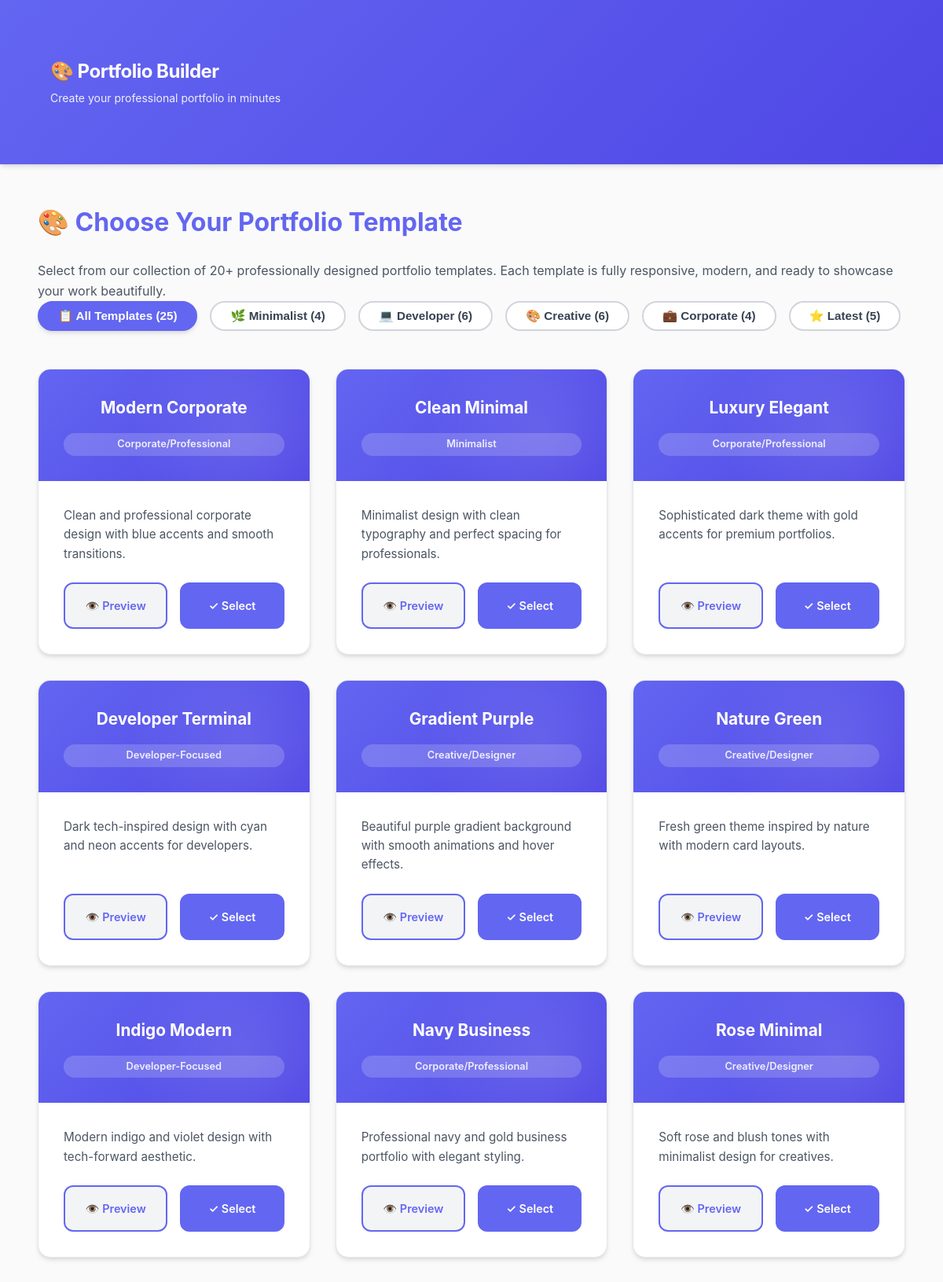
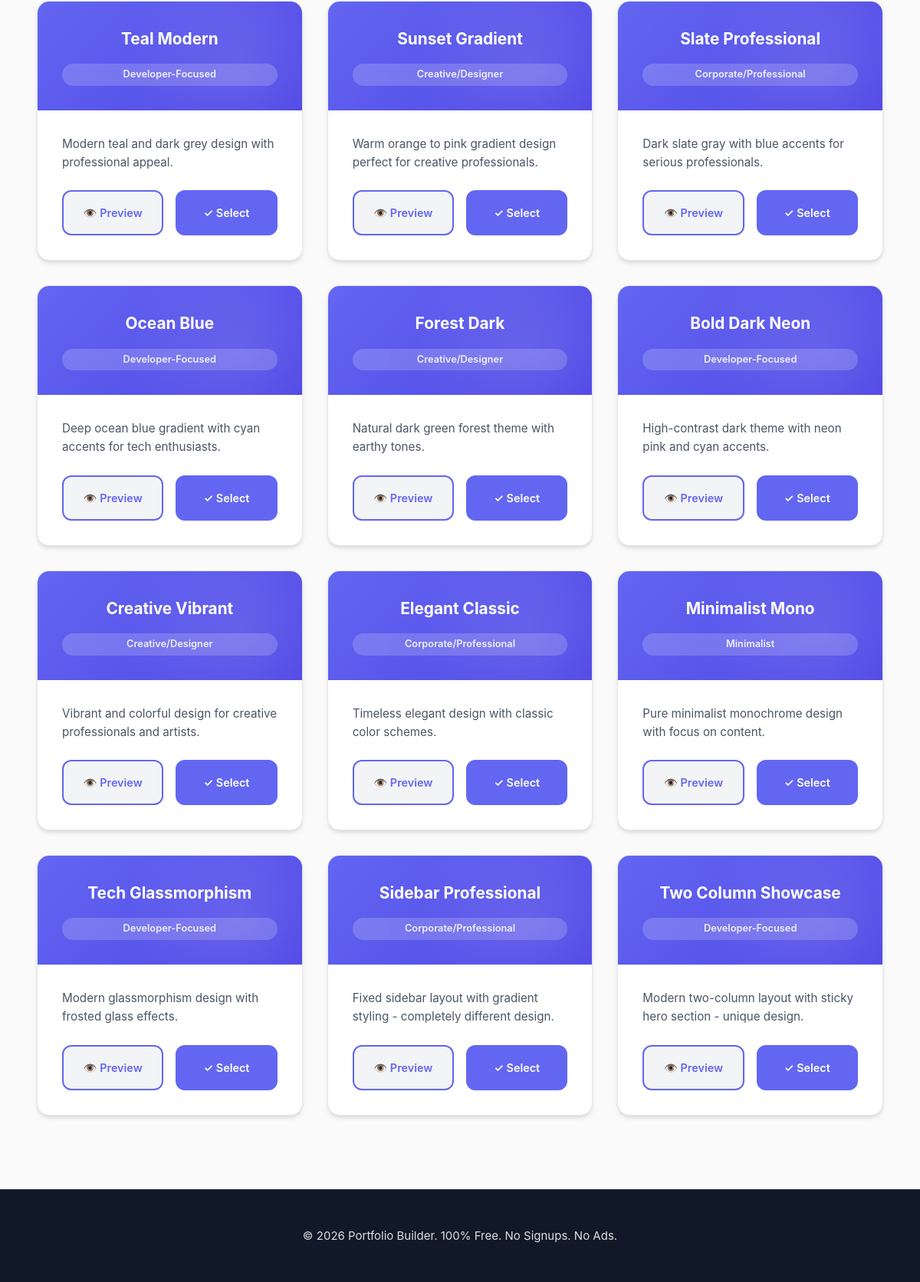
Page /gallery/ on the committed database (2 pictures, top to bottom).
### portfolio/models.py (models this page shows, shortened)
class PortfolioTemplate(models.Model):
    CATEGORY_CHOICES = [
        ('minimalist', 'Minimalist'),
        ('developer', 'Developer-Focused'),
        ('creative', 'Creative/Designer'),
        ('corporate', 'Corporate/Professional'),
        ('latest', 'Latest'),
    ]
    name = models.CharField(max_length=100, unique=True)
    slug = models.SlugField(unique=True)
    description = models.TextField()
    category = models.CharField(max_length=20, choices=CATEGORY_CHOICES)
    color_scheme = models.CharField(max_length=50, default='blue')
    template_file = models.CharField(max_length=200)  # Path to template HTML
    preview_image = models.CharField(max_length=200, null=True, blank=True)
    is_active = models.BooleanField(default=True)
    created_at = models.DateTimeField(auto_now_add=True)
    order = models.IntegerField(default=0)
    class Meta:
        ordering = ['order', 'name']

### portfolio/views.py (the view)
# urls.py: path('gallery/', views.gallery, name='gallery'),
def gallery(request):
    templates = PortfolioTemplate.objects.filter(is_active=True).order_by('order')
    return render(request, 'portfolio_gallery.html', {'templates': templates})

### templates/portfolio_gallery.html (shortened to what this page needs)
{% extends 'base.html' %}
{% block content %}
<div class="templates-intro">
    <h2>🎨 Choose Your Portfolio Template</h2>
    <p>Select from our collection of 20+ professionally designed portfolio templates. Each template is fully responsive, modern, and ready to showcase your work beautifully.</p>
</div>
<div class="category-filter">
    <button class="category-btn active" data-category="all">📋 All Templates (25)</button>
    <button class="category-btn" data-category="minimalist">🌿 Minimalist (4)</button>
    <button class="category-btn" data-category="developer">💻 Developer (6)</button>
    <button class="category-btn" data-category="creative">🎨 Creative (6)</button>
    <button class="category-btn" data-category="corporate">💼 Corporate (4)</button>
    <button class="category-btn" data-category="latest">⭐ Latest (5)</button>
</div>
<div class="templates-grid" id="templates-grid">
    {% for template in templates %}
    <div class="template-card" data-category="{{ template.category }}">
        <div class="template-header">
            <h3>{{ template.name }}</h3>
            <span class="template-category">{{ template.get_category_display }}</span>
        </div>
        <div class="template-body">
            <p>{{ template.description }}</p>
            <div class="template-actions">
                <a href="{% url 'portfolio:template_preview' template.id %}" class="preview-btn" target="_blank">👁️ Preview</a>
                <a href="/form/?template={{ template.id }}" class="select-btn">✓ Select</a>
            </div>
        </div>
    </div>
    {% endfor %}
</div>
{% endblock %}

### templates/base.html (shortened to what this page needs)
<!DOCTYPE html>
<html lang="en">
<head>
</head>
<body>
    <nav>
        <div class="container">
            <div>
                <h1>🎨 Portfolio Builder</h1>
                <p>Create your professional portfolio in minutes</p>
            </div>
        </div>
    </nav>
    <div class="container">
        {% block content %}{% endblock %}
    </div>
    <footer>
        <p>&copy; 2026 Portfolio Builder. 100% Free. No Signups. No Ads.</p>
    </footer>
</body>
</html>

### rows in the picture
PortfolioTemplate: name "Modern Corporate", category "Corporate/Professional", description "Clean and professional corporate design with blue accents and smooth transitions."
PortfolioTemplate: name "Clean Minimal", category "Minimalist", description "Minimalist design with clean typography and perfect spacing for professionals."
PortfolioTemplate: name "Luxury Elegant", category "Corporate/Professional", description "Sophisticated dark theme with gold accents for premium portfolios."
PortfolioTemplate: name "Developer Terminal", category "Developer-Focused", description "Dark tech-inspired design with cyan and neon accents for developers."
PortfolioTemplate: name "Gradient Purple", category "Creative/Designer", description "Beautiful purple gradient background with smooth animations and hover effects."
PortfolioTemplate: name "Nature Green", category "Creative/Designer", description "Fresh green theme inspired by nature with modern card layouts."
PortfolioTemplate: name "Indigo Modern", category "Developer-Focused", description "Modern indigo and violet design with tech-forward aesthetic."
PortfolioTemplate: name "Navy Business", category "Corporate/Professional", description "Professional navy and gold business portfolio with elegant styling."
PortfolioTemplate: name "Rose Minimal", category "Creative/Designer", description "Soft rose and blush tones with minimalist design for creatives."
PortfolioTemplate: name "Teal Modern", category "Developer-Focused", description "Modern teal and dark grey design with professional appeal."
PortfolioTemplate: name "Sunset Gradient", category "Creative/Designer", description "Warm orange to pink gradient design perfect for creative professionals."
PortfolioTemplate: name "Slate Professional", category "Corporate/Professional", description "Dark slate gray with blue accents for serious professionals."
PortfolioTemplate: name "Ocean Blue", category "Developer-Focused", description "Deep ocean blue gradient with cyan accents for tech enthusiasts."
PortfolioTemplate: name "Forest Dark", category "Creative/Designer", description "Natural dark green forest theme with earthy tones."
PortfolioTemplate: name "Bold Dark Neon", category "Developer-Focused", description "High-contrast dark theme with neon pink and cyan accents."
PortfolioTemplate: name "Creative Vibrant", category "Creative/Designer", description "Vibrant and colorful design for creative professionals and artists."
PortfolioTemplate: name "Elegant Classic", category "Corporate/Professional", description "Timeless elegant design with classic color schemes."
PortfolioTemplate: name "Minimalist Mono", category "Minimalist", description "Pure minimalist monochrome design with focus on content."
PortfolioTemplate: name "Tech Glassmorphism", category "Developer-Focused", description "Modern glassmorphism design with frosted glass effects."
PortfolioTemplate: name "Sidebar Professional", category "Corporate/Professional", description "Fixed sidebar layout with gradient styling - completely different design."
PortfolioTemplate: name "Two Column Showcase", category "Developer-Focused", description "Modern two-column layout with sticky hero section - unique design."
